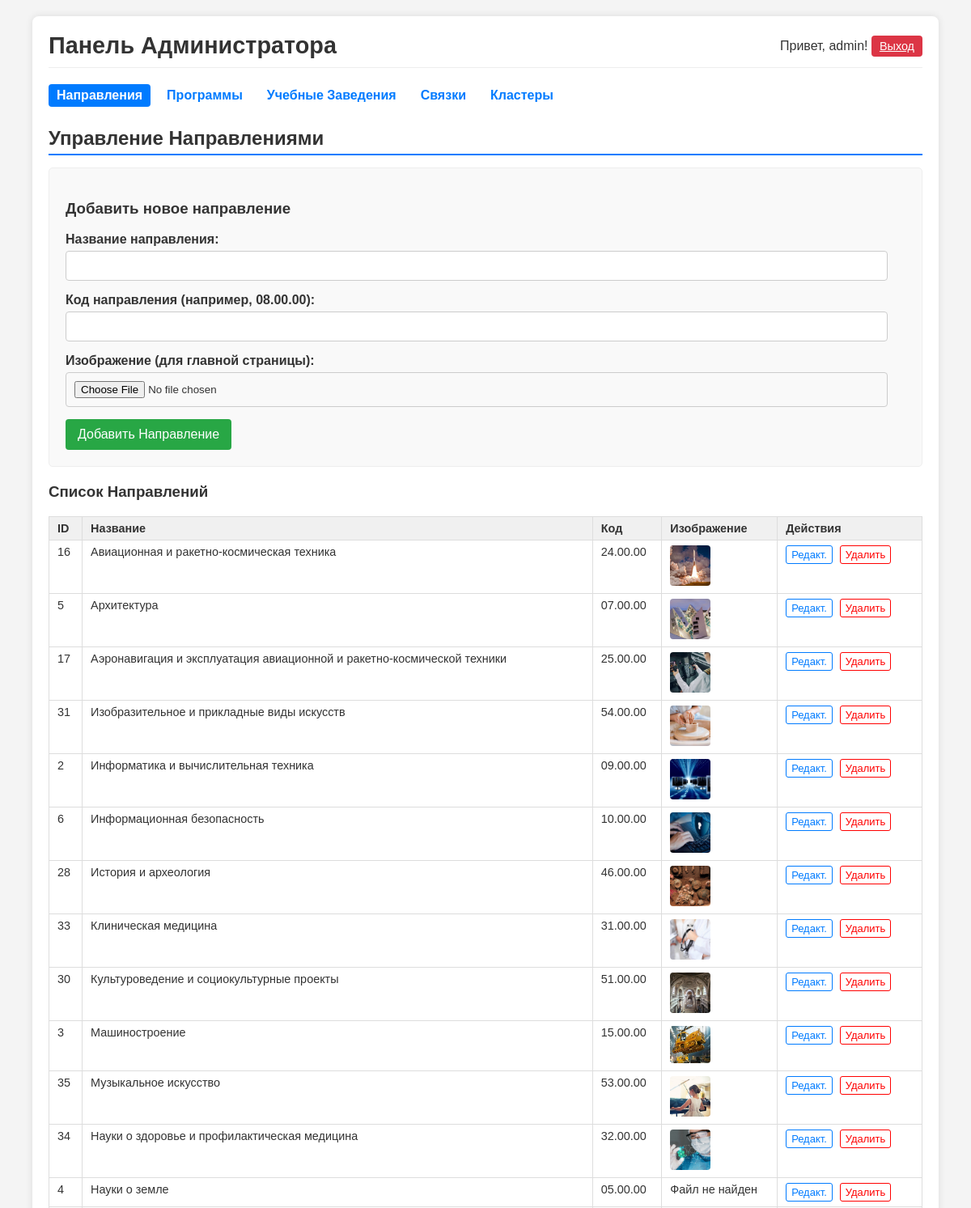
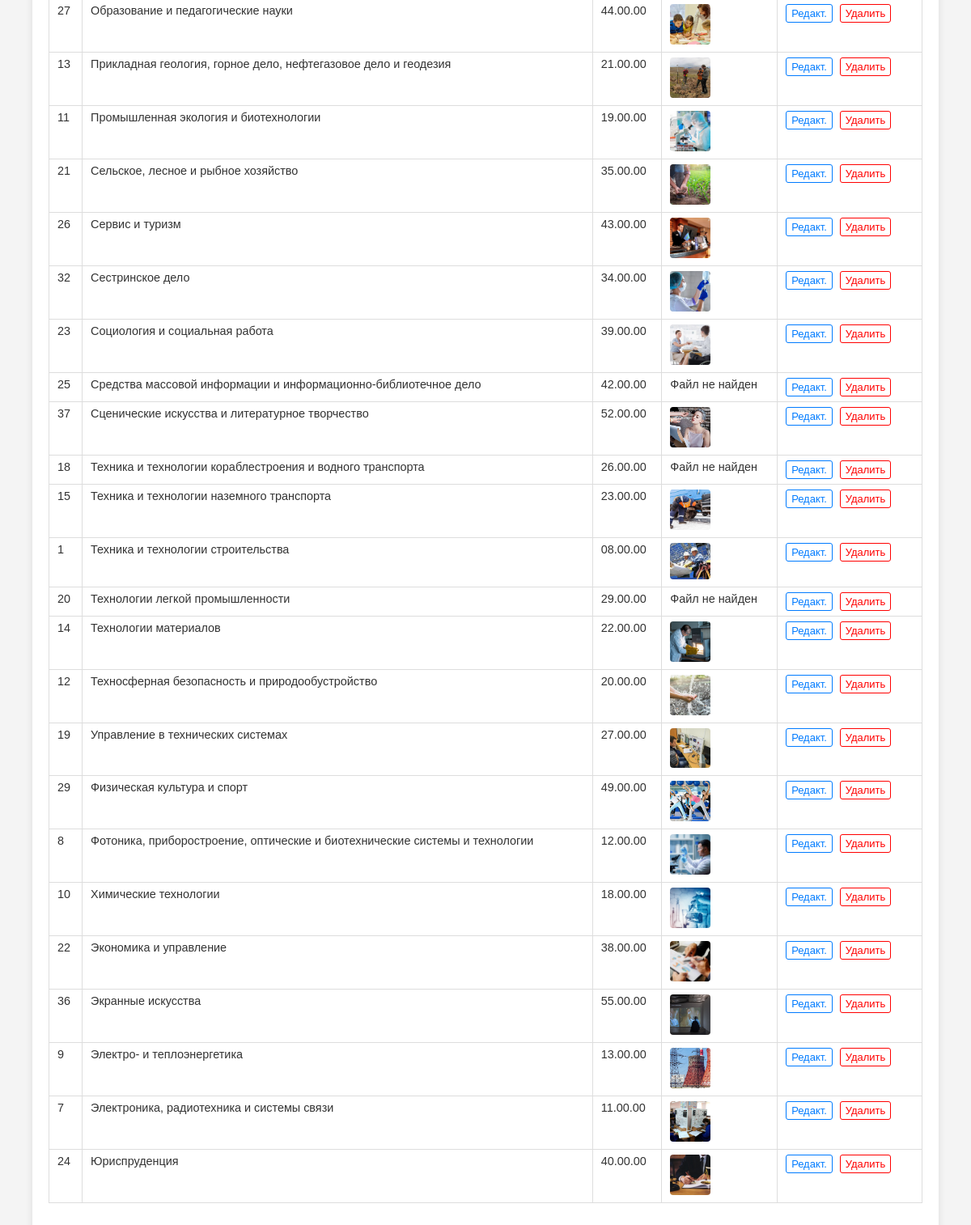
Page /abiturent/admin/index.php?tab=directions (signed in) on the committed database (2 pictures, top to bottom).
### tables this page shows
CREATE TABLE `directions` (
  `id` int(11) NOT NULL,
  `name` text NOT NULL,
  `program_code_identifier` text NOT NULL,
  `image_path` text DEFAULT NULL,
  `created_at` timestamp NOT NULL DEFAULT current_timestamp()
);

### abiturent/admin/index.php (the view, shortened to what this page needs)
<?php
require_once 'config.php';
$current_tab = isset($_GET['tab']) ? $_GET['tab'] : 'directions';
if ($current_tab == 'directions') {
    $direction_to_edit = null;
}
?>
<!DOCTYPE html>
<html lang="ru">
<head>
</head>
<body>
    <?php if ($current_tab == 'login'): ?>
        <div class="login-container">
            <h2>Авторизация</h2>
            <?php
            $login_error_msg = isset($_SESSION['login_error']) ? $_SESSION['login_error'] : '';
            unset($_SESSION['login_error']);
            if (!empty($login_error_msg)): ?>
                <p class="error-text"><?php echo htmlspecialchars($login_error_msg); ?></p>
            <?php endif; ?>
            <form action="index.php?tab=login" method="post">
                <input type="hidden" name="admin_login" value="1">
                <div class="form-group">
                    <label for="username">Логин</label>
                    <input type="text" name="username" id="username" required>
                </div>
                <div class="form-group">
                    <label for="password">Пароль</label>
                    <input type="password" name="password" id="password" required>
                </div>
                <div class="form-group">
                    <button type="submit" class="btn">Войти</button>
                </div>
            </form>
        </div>
    <?php else: ?>
        <div class="admin-container">
            <div class="admin-header">
                <h1>Панель Администратора</h1>
                 <div class="user-info"> <span>Привет, <?php echo htmlspecialchars($_SESSION['admin_username']); ?>!</span>
                    <a href="index.php?tab=logout" class="btn btn-danger" style="padding: 5px 10px; font-size: 0.9em;">Выход</a>
                </div>
            </div>
            <nav class="admin-nav">
                <ul>
                    <li><a href="?tab=directions" class="<?php if($current_tab == 'directions') echo 'active'; ?>">Направления</a></li>
                    <li><a href="?tab=programs" class="<?php if($current_tab == 'programs') echo 'active'; ?>">Программы</a></li>
                    <li><a href="?tab=establishments" class="<?php if($current_tab == 'establishments') echo 'active'; ?>">Учебные Заведения</a></li>
                    <li><a href="?tab=bundles" class="<?php if($current_tab == 'bundles') echo 'active'; ?>">Связки</a></li>
                    <li><a href="?tab=clusters" class="<?php if($current_tab == 'clusters') echo 'active'; ?>">Кластеры</a></li>
                </ul>
            </nav>
            <?php if ($current_tab == 'directions'): ?>
            <div id="directions" class="content-section">
                <h2>Управление Направлениями</h2>
                <div class="form-container">
                    <h3><?php echo $direction_to_edit ? 'Редактировать Направление' : 'Добавить новое направление'; ?></h3>
                    <form action="index.php?tab=directions" method="post" enctype="multipart/form-data">
                        <div class="form-group">
                            <label for="direction_name">Название направления:</label>
                            <input type="text" id="direction_name" name="direction_name" value="<?php echo $direction_to_edit ? htmlspecialchars($direction_to_edit['name']) : ''; ?>" required>
                        </div>
                        <div class="form-group">
                            <label for="direction_code">Код направления (например, 08.00.00):</label>
                            <input type="text" id="direction_code" name="direction_code" value="<?php echo $direction_to_edit ? htmlspecialchars($direction_to_edit['program_code_identifier']) : ''; ?>" required>
                        </div>
                        <div class="form-group">
                            <label for="direction_image">Изображение (для главной страницы):</label>
                            <input type="file" id="direction_image" name="direction_image" accept="image/*">
                        </div>
                        <button type="submit" name="<?php echo $direction_to_edit ? 'edit_direction' : 'add_direction'; ?>" class="btn"><?php echo $direction_to_edit ? 'Сохранить Изменения' : 'Добавить Направление'; ?></button>
                    </form>
                </div>
                <h3>Список Направлений</h3>
                <table>
                    <thead><tr><th>ID</th><th>Название</th><th>Код</th><th>Изображение</th><th>Действия</th></tr></thead>
                    <tbody>
                        <?php
                        $result = $conn->query("SELECT id, name, program_code_identifier, image_path FROM directions ORDER BY name");
                        if ($result->num_rows > 0) {
                            while($row = $result->fetch_assoc()) {
                                echo "<tr><td>" . htmlspecialchars($row['id']) . "</td>";
                                echo "<td>" . htmlspecialchars($row['name']) . "</td>";
                                echo "<td>" . htmlspecialchars($row['program_code_identifier']) . "</td><td>";
                                if (!empty($row['image_path'])) {
                                    $imgPath = UPLOAD_DIR_DIRECTIONS . $row['image_path'];
                                    $webPath = '../uploads/directions/' . $row['image_path'];
                                    if(file_exists($imgPath)) echo "<img src='" . htmlspecialchars($webPath) . "' alt='Image' class='thumbnail'>"; else echo "Файл не найден";
                                } else { echo "Нет изображения"; }
                                echo "</td><td class='action-links'>
                                        <a href='index.php?tab=directions&edit_id=" . $row['id'] . "'>Редакт.</a>
                                        <form action='index.php?tab=directions' method='post' onsubmit='return confirm(\"Удалить направление? Связанные программы также будут удалены, если они есть и настроено каскадное удаление в БД, ИЛИ удаление будет заблокировано, если есть связанные программы и нет каскадного удаления.\");'>
                                            <input type='hidden' name='direction_id' value='" . $row['id'] . "'>
                                            <button type='submit' name='delete_direction'>Удалить</button>
                                        </form>
                                      </td></tr>";
                            }
                        } else { echo "<tr><td colspan='5'>Направлений не найдено.</td></tr>"; }
                        ?>
                    </tbody>
                </table>
            </div>
            <?php endif; ?>
        </div>
    <?php endif; ?>
</body>
</html>

### abiturent/admin/index.php (style rules this page uses)
body { font-family: Arial, sans-serif; margin: 0; padding: 0; background-color: #f4f4f4; color: #333; }
.admin-container { width: 90%; max-width: 1200px; margin: 20px auto; background-color: #fff; padding: 20px; box-shadow: 0 0 10px rgba(0, 0, 0, 0.1); border-radius: 8px; }
.admin-header { display: flex; justify-content: space-between; align-items: center; border-bottom: 1px solid #eee; padding-bottom: 10px; margin-bottom: 20px; }
.admin-header h1 { margin: 0; font-size: 1.8em; }
.admin-nav ul { list-style-type: none; padding: 0; margin: 0; display: flex; flex-wrap: wrap; }
.admin-nav li { margin-right: 10px; margin-bottom: 5px; }
.admin-nav a { text-decoration: none; color: #007bff; font-weight: bold; padding: 5px 10px; border-radius: 4px; display: inline-block; }
.admin-nav a:hover, .admin-nav a.active { background-color: #007bff; color: #fff; }
.content-section { margin-bottom: 30px; }
.content-section h2 { border-bottom: 2px solid #007bff; padding-bottom: 5px; margin-bottom: 15px; font-size: 1.5em; }
table { width: 100%; border-collapse: collapse; margin-bottom: 20px; font-size: 0.9em; }
table th, table td { border: 1px solid #ddd; padding: 6px 10px; text-align: left; vertical-align: top; }
table th { background-color: #f0f0f0; }
table img.thumbnail { max-width: 50px; max-height: 50px; border-radius: 4px; }
.action-links form { display: inline-block; margin-right: 5px; }
.action-links a, .action-links button { display: inline-block; margin-right: 5px; color: #007bff; text-decoration: none; cursor: pointer; padding: 3px 6px; border-radius:3px; font-size:0.9em }
.action-links button { background: none; border: 1px solid; color: red; }
.action-links a { border: 1px solid #007bff; }
.form-container { background-color: #f9f9f9; padding: 20px; border-radius: 5px; border: 1px solid #eee; margin-bottom: 20px; }
.form-group { margin-bottom: 15px; }
.form-group label { display: block; margin-bottom: 5px; font-weight: bold; }
.form-group input[type="text"], .form-group input[type="password"], .form-group input[type="file"], .form-group textarea, .form-group select { width: calc(100% - 22px); padding: 10px; border: 1px solid #ccc; border-radius: 4px; box-sizing: border-box; }
.btn { background-color: #28a745; color: white; padding: 10px 15px; border: none; border-radius: 4px; cursor: pointer; font-size: 1em; }
.btn-danger { background-color: #dc3545; }

### rows in the picture
directions: id "16", name "Авиационная и ракетно-космическая техника", program_code_identifier "24.00.00", image_path (picture)
directions: id "5", name "Архитектура", program_code_identifier "07.00.00", image_path (picture)
directions: id "17", name "Аэронавигация и эксплуатация авиационной и ракетно-космической техники", program_code_identifier "25.00.00", image_path (picture)
directions: id "31", name "Изобразительное и прикладные виды искусств", program_code_identifier "54.00.00", image_path (picture)
directions: id "2", name "Информатика и вычислительная техника", program_code_identifier "09.00.00", image_path (picture)
directions: id "6", name "Информационная безопасность", program_code_identifier "10.00.00", image_path (picture)
directions: id "28", name "История и археология", program_code_identifier "46.00.00", image_path (picture)
directions: id "33", name "Клиническая медицина", program_code_identifier "31.00.00", image_path (picture)
directions: id "30", name "Культуроведение и социокультурные проекты", program_code_identifier "51.00.00", image_path (picture)
directions: id "3", name "Машиностроение", program_code_identifier "15.00.00", image_path (picture)
directions: id "35", name "Музыкальное искусство", program_code_identifier "53.00.00", image_path (picture)
directions: id "34", name "Науки о здоровье и профилактическая медицина", program_code_identifier "32.00.00", image_path (picture)
directions: id "4", name "Науки о земле", program_code_identifier "05.00.00", shows "Файл не найден"
directions: id "27", name "Образование и педагогические науки", program_code_identifier "44.00.00", image_path (picture)
directions: id "13", name "Прикладная геология, горное дело, нефтегазовое дело и геодезия", program_code_identifier "21.00.00", image_path (picture)
directions: id "11", name "Промышленная экология и биотехнологии", program_code_identifier "19.00.00", image_path (picture)
directions: id "21", name "Сельское, лесное и рыбное хозяйство", program_code_identifier "35.00.00", image_path (picture)
directions: id "26", name "Сервис и туризм", program_code_identifier "43.00.00", image_path (picture)
directions: id "32", name "Сестринское дело", program_code_identifier "34.00.00", image_path (picture)
directions: id "23", name "Социология и социальная работа", program_code_identifier "39.00.00", image_path (picture)
directions: id "25", name "Средства массовой информации и информационно-библиотечное дело", program_code_identifier "42.00.00", shows "Файл не найден"
directions: id "37", name "Сценические искусства и литературное творчество", program_code_identifier "52.00.00", image_path (picture)
directions: id "18", name "Техника и технологии кораблестроения и водного транспорта", program_code_identifier "26.00.00", shows "Файл не найден"
directions: id "15", name "Техника и технологии наземного транспорта", program_code_identifier "23.00.00", image_path (picture)
directions: id "1", name "Техника и технологии строительства", program_code_identifier "08.00.00", image_path (picture)
directions: id "20", name "Технологии легкой промышленности", program_code_identifier "29.00.00", shows "Файл не найден"
directions: id "14", name "Технологии материалов", program_code_identifier "22.00.00", image_path (picture)
directions: id "12", name "Техносферная безопасность и природообустройство", program_code_identifier "20.00.00", image_path (picture)
directions: id "19", name "Управление в технических системах", program_code_identifier "27.00.00", image_path (picture)
directions: id "29", name "Физическая культура и спорт", program_code_identifier "49.00.00", image_path (picture)
directions: id "8", name "Фотоника, приборостроение, оптические и биотехнические системы и технологии", program_code_identifier "12.00.00", image_path (picture)
directions: id "10", name "Химические технологии", program_code_identifier "18.00.00", image_path (picture)
directions: id "22", name "Экономика и управление", program_code_identifier "38.00.00", image_path (picture)
directions: id "36", name "Экранные искусства", program_code_identifier "55.00.00", image_path (picture)
directions: id "9", name "Электро- и теплоэнергетика", program_code_identifier "13.00.00", image_path (picture)
directions: id "7", name "Электроника, радиотехника и системы связи", program_code_identifier "11.00.00", image_path (picture)
directions: id "24", name "Юриспруденция", program_code_identifier "40.00.00", image_path (picture)

### other values in the picture
$_SESSION['admin_username'] "admin"
